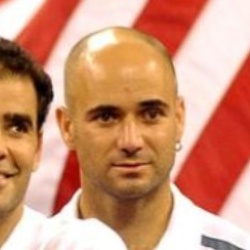
#> input picture dataset_selected/Andre_Agassi_0001.jpg, 250 x 250 px; its folder holds only this picture in this run
$ python -i preprocessing_utils.py   (imports and definitions only)
#> lines starting #> are read from the running program, lines starting #| are printed output that depends on the picture
"""
Modul Utilitas Preprocessing Citra untuk Eksperimen PCD
Mendefinisikan fungsi-fungsi prapemrosesan:
1. Original (Baseline acuan)
2. Brightness adjustment (linear shift)
3. Contrast adjustment (linear scaling)
4. CLAHE pada kanal L ruang warna LAB (menjaga krominansi warna kulit)
"""

import cv2
import numpy as np

# Parameter Preprocessing Standar & Terdokumentasi
BRIGHTNESS_BETA = 30     # Nilai penambahan kecerahan linier (+30 intensitas piksel)
CONTRAST_ALPHA = 1.3     # Faktor pengali kontras global (alpha=1.3, beta=0)
CLAHE_CLIP_LIMIT = 2.0   # Batas pemotongan kontras lokal untuk membatasi amplifikasi noise
CLAHE_GRID_SIZE = (8, 8) # Ukuran tile kontekstual CLAHE (8x8 piksel blok)


def apply_original(img_rgb: np.ndarray) -> np.ndarray:
    """Mengembalikan salinan citra asli tanpa perubahan (Baseline)."""
    return img_rgb.copy()


def apply_brightness(img_rgb: np.ndarray, beta: int = BRIGHTNESS_BETA) -> np.ndarray:
    """
    Penyesuaian kecerahan (Brightness Adjustment).
    Transformasi: output(x,y) = clip(1.0 * pixel(x,y) + beta, 0, 255)
    Menggunakan cv2.convertScaleAbs untuk mencegah overflow/underflow uint8.
    """
    return cv2.convertScaleAbs(img_rgb, alpha=1.0, beta=beta)


def apply_contrast(img_rgb: np.ndarray, alpha: float = CONTRAST_ALPHA, beta: int = 0) -> np.ndarray:
    """
    Penyesuaian kontras (Contrast Adjustment).
    Transformasi: output(x,y) = clip(alpha * pixel(x,y) + beta, 0, 255)
    Menggunakan cv2.convertScaleAbs untuk mencegah clipping artefak yang berlebihan.
    """
    return cv2.convertScaleAbs(img_rgb, alpha=alpha, beta=beta)


def apply_clahe(img_rgb: np.ndarray, clip_limit: float = CLAHE_CLIP_LIMIT, tile_grid_size: tuple = CLAHE_GRID_SIZE) -> np.ndarray:
    """
    Contrast Limited Adaptive Histogram Equalization (CLAHE).
    Untuk citra berwarna, diterapkan khusus pada kanal Luminance (L)
    dalam ruang warna CIELAB (L*a*b*) agar persepsi warna kulit (A dan B)
    tidak terdistorsi atau memudar.
    """
#> called with clip_limit = 2, tile_grid_size = (8, 8)
    lab = cv2.cvtColor(img_rgb, cv2.COLOR_RGB2LAB)
#> lab: shape (250, 250, 3); mean of channels 0, 1, 2 170.6, 148.2, 154.7
    l_channel, a_channel, b_channel = cv2.split(lab)
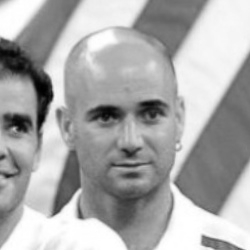
#> l_channel: shape (250, 250); min 0, max 255, mean 170.6
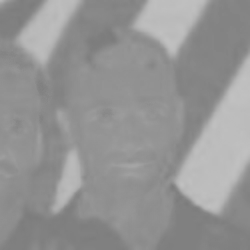
#> a_channel: shape (250, 250); min 124, max 193, mean 148.2
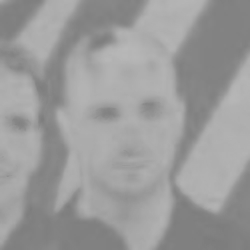
#> b_channel: shape (250, 250); min 123, max 184, mean 154.7
    clahe = cv2.createCLAHE(clipLimit=clip_limit, tileGridSize=tile_grid_size)
    l_enhanced = clahe.apply(l_channel)
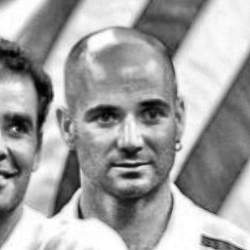
#> l_enhanced: shape (250, 250); min 0, max 255, mean 162.1
    lab_enhanced = cv2.merge((l_enhanced, a_channel, b_channel))
#> lab_enhanced: shape (250, 250, 3); mean of channels 0, 1, 2 162.1, 148.2, 154.7
    return cv2.cvtColor(lab_enhanced, cv2.COLOR_LAB2RGB)
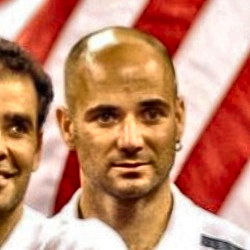
#> returned value: shape (250, 250, 3); mean R, G, B 197.1, 138.1, 111.2


PREPROCESSING_PIPELINES = {
    "Original": {
        "func": apply_original,
        "description": "Citra tanpa transformasi (Baseline acuan)",
        "params": "None"
    },
    "Brightness": {
        "func": apply_brightness,
        "description": f"Peningkatan kecerahan linier (alpha=1.0, beta={BRIGHTNESS_BETA})",
        "params": f"alpha=1.0, beta={BRIGHTNESS_BETA}"
    },
    "Contrast": {
        "func": apply_contrast,
        "description": f"Peningkatan kontras global (alpha={CONTRAST_ALPHA}, beta=0)",
        "params": f"alpha={CONTRAST_ALPHA}, beta=0"
    },
    "CLAHE": {
        "func": apply_clahe,
        "description": f"Peningkatan kontras adaptif kanal L ruang warna LAB (clipLimit={CLAHE_CLIP_LIMIT}, grid={CLAHE_GRID_SIZE})",
        "params": f"clipLimit={CLAHE_CLIP_LIMIT}, tileGridSize={CLAHE_GRID_SIZE}"
    }
}

>>> import cv2
>>> picture = cv2.cvtColor(cv2.imread('dataset_selected/Andre_Agassi_0001.jpg'), cv2.COLOR_BGR2RGB)
>>> result = apply_clahe(picture)

$ run again, on dataset_selected/Andre_Agassi_0002.jpg
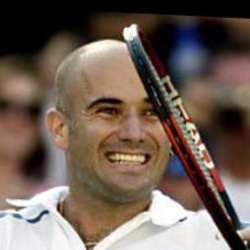
#> input picture dataset_selected/Andre_Agassi_0002.jpg, 250 x 250 px
#> lab: shape (250, 250, 3); mean of channels 0, 1, 2 103.1, 133.5, 136.6
#> in apply_clahe, `l_enhanced = clahe.apply(l_channel)`:
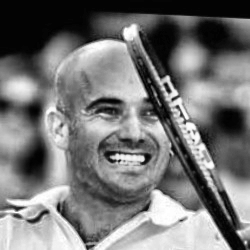
#> l_enhanced: shape (250, 250); min 0, max 255, mean 117.4
#> lab_enhanced: shape (250, 250, 3); mean of channels 0, 1, 2 117.4, 133.5, 136.6
#> in apply_clahe, `return cv2.cvtColor(lab_enhanced, cv2.COLOR_LAB2RGB)`:
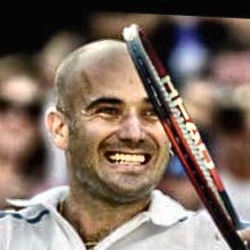
#> returned value: shape (250, 250, 3); mean R, G, B 126.2, 109.1, 98.5

$ run again, on dataset_selected/Andre_Agassi_0003.jpg
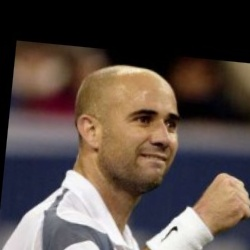
#> input picture dataset_selected/Andre_Agassi_0003.jpg, 250 x 250 px
#> lab: shape (250, 250, 3); mean of channels 0, 1, 2 81.3, 133.1, 133.2
#> in apply_clahe, `l_channel, a_channel, b_channel = cv2.split(lab)`:
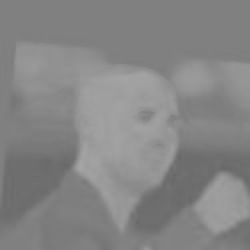
#> b_channel: shape (250, 250); min 104, max 165, mean 133.2
#> lab_enhanced: shape (250, 250, 3); mean of channels 0, 1, 2 91.3, 133.1, 133.2
#> in apply_clahe, `return cv2.cvtColor(lab_enhanced, cv2.COLOR_LAB2RGB)`:
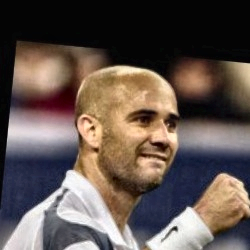
#> returned value: shape (250, 250, 3); mean R, G, B 97.9, 84.8, 78.5

$ run again, on dataset_selected/Andre_Agassi_0004.jpg
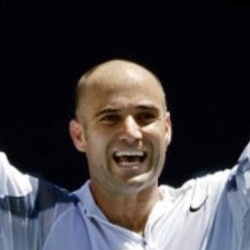
#> input picture dataset_selected/Andre_Agassi_0004.jpg, 250 x 250 px
#> lab: shape (250, 250, 3); mean of channels 0, 1, 2 65.1, 130.9, 127.2
#> in apply_clahe, `l_channel, a_channel, b_channel = cv2.split(lab)`:
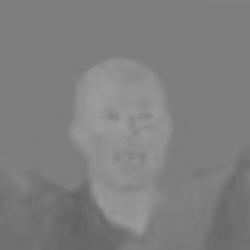
#> b_channel: shape (250, 250); min 97, max 156, mean 127.2
#> lab_enhanced: shape (250, 250, 3); mean of channels 0, 1, 2 69.6, 130.9, 127.2
#> in apply_clahe, `return cv2.cvtColor(lab_enhanced, cv2.COLOR_LAB2RGB)`:
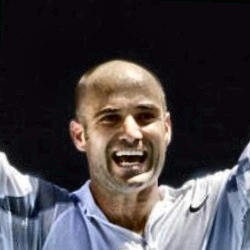
#> returned value: shape (250, 250, 3); mean R, G, B 71.4, 66.5, 70.1
